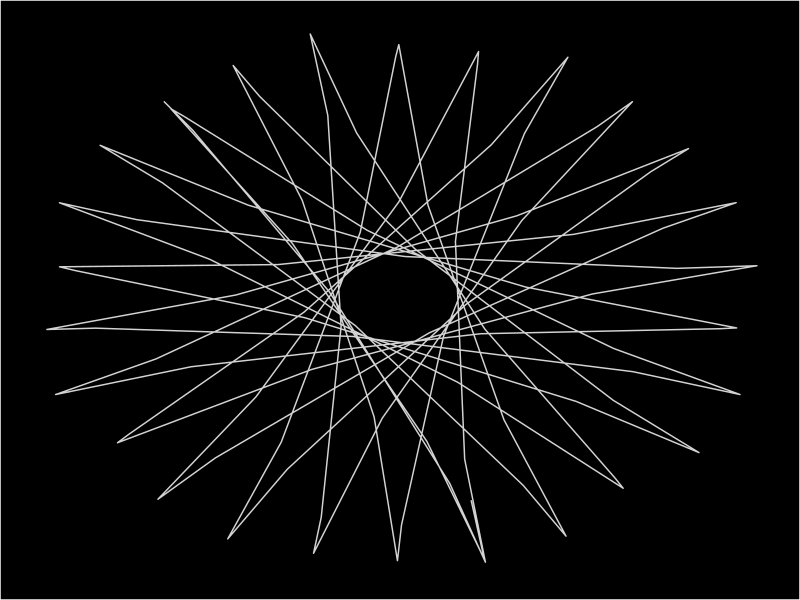
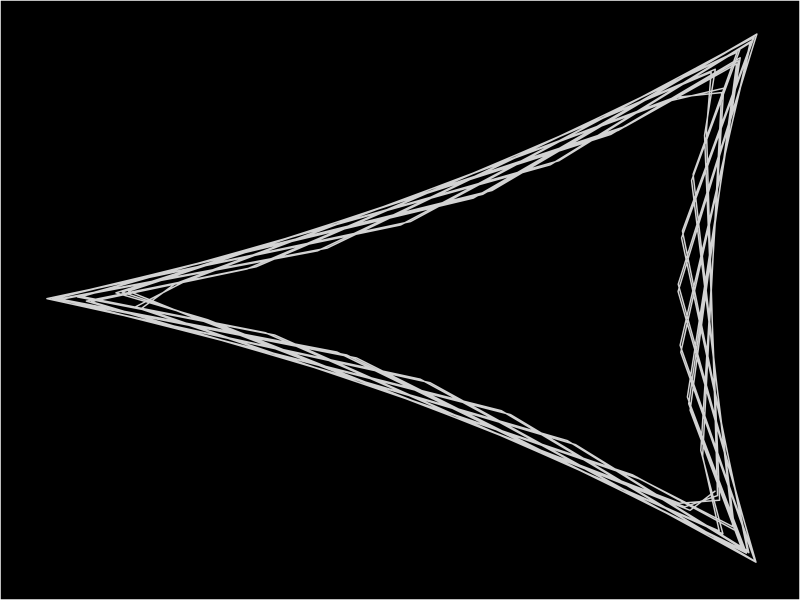

These figures' R source, in order: (Note: this script raises an error after producing the figures.)
## https://cdr6934.medium.com/how-i-used-excel-to-create-abstract-album-artwork-fee740d4414f
library(tidyverse)
valX <- function(t,a,b){ ( (a-b) * cos(t) ) + b*cos(t* ((a/b)-1))}
valY <- function(t,a,b){ ( (a-b) * sin(t) ) + b*sin(t* ((a/b)-1))}


drawSpirograph <- function(a=4,b=15,step=1){
  
  x = c()
  y = c()
  for (t in seq(1,100,step)){
    x <- c(x,valX(t,a,b))
    y <- c(y,valY(t,a,b))
  }
  out <- data.frame( cbind(x,y))
  
  spiro <- ggplot(out,aes(x=x,y=y)) +
    geom_path(color='lightgray') +
    theme(
      axis.ticks =   element_blank(),
      axis.text =    element_blank(),
      axis.title =   element_blank(),
      panel.grid.major = element_blank(),
      panel.grid.minor = element_blank(),
      plot.background=element_rect(fill = "black"),
      panel.background = element_rect(fill = 'black'))
  print(spiro)
  return(out)
}

#### 20210501
## logo 618 design studio 
drawSpirograph(4,15) 
### Also can be drawin with lines
tmp <- drawSpirograph(4,-4)
emptyCanvas(12)
lines(tmp)

#### 20210502
## New parameters for next post
### Also can be drawing with lines
newSpiro <- drawSpirograph(15,11,.01) 
emptyCanvas(20)
lines(newSpiro)


#### 20210503
### spirospirospiro
newSpiro <- drawSpirograph(15,11,.01) 
newSpiro2 <- drawSpirograph(11,15,.01)
newSpiro3 <- drawSpirograph(4,5,.01) 
emptyCanvas(20)
lines(newSpiro)
lines(newSpiro2)
lines(newSpiro3)

ggplot() +
  geom_path(newSpiro,mapping = aes(x,y),color='lightgray') +
  geom_path(newSpiro2,mapping = aes(x,y),color='lightgray') +
  geom_path(newSpiro3,mapping = aes(x,y),color='lightgray') +
    theme(
    axis.ticks =   element_blank(),
    axis.text =    element_blank(),
    axis.title =   element_blank(),
    panel.grid.major = element_blank(),
    panel.grid.minor = element_blank(),
    plot.background=element_rect(fill = "black"),
    panel.background = element_rect(fill = 'black'))
